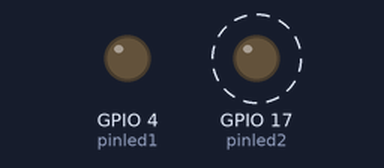
A program run on a simulated Raspberry Pi (BCM pin numbers). On the bench: output pins drawn as LEDs (lit = HIGH). Dashed ring = blinking. The clock reads 2024-03-15 10:24:30 at power-on unless the program sets it.

Above: at 0.5 s.
At 5.5 s:
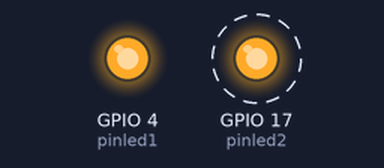
Timing chart, 0 to 7.8 s (numbered marks = the images above):
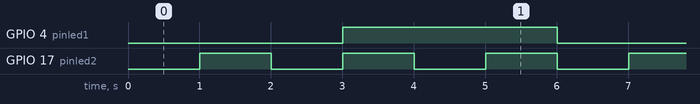

The program:

timesli.py
```python
import RPi.GPIO as IO
import time

pinled1 = 4
pinled2 = 17
interval_led1 = 3
interval_led2 = 1


def setup_gpio():
    IO.setmode(IO.BCM)
    IO.setup(pinled1, IO.OUT)
    IO.setup(pinled2, IO.OUT)

def netejaIO():
    IO.cleanup()


setup_gpio()


last_time_led1 = time.time()
last_time_led2 = time.time()
led1_state = False
led2_state = False

try:

    while True:
        current_time = time.time()


        if current_time - last_time_led1 >= interval_led1:
            led1_state = not led1_state
            IO.output(pinled1, led1_state)
            last_time_led1 = current_time

        #
        if current_time - last_time_led2 >= interval_led2:
            led2_state = not led2_state
            IO.output(pinled2, led2_state)
            last_time_led2 = current_time


        time.sleep(0.01)

except KeyboardInterrupt:
    netejaIO()
```

Measured:
- by itself, GPIO 4 (pinled1): alternates HIGH for 3.0 s and LOW for 3.0 s
- by itself, GPIO 17 (pinled2): alternates HIGH for 1.0 s and LOW for 1.0 s
- by itself, everything shown: repeats every 6.0 s, in 6 steps
